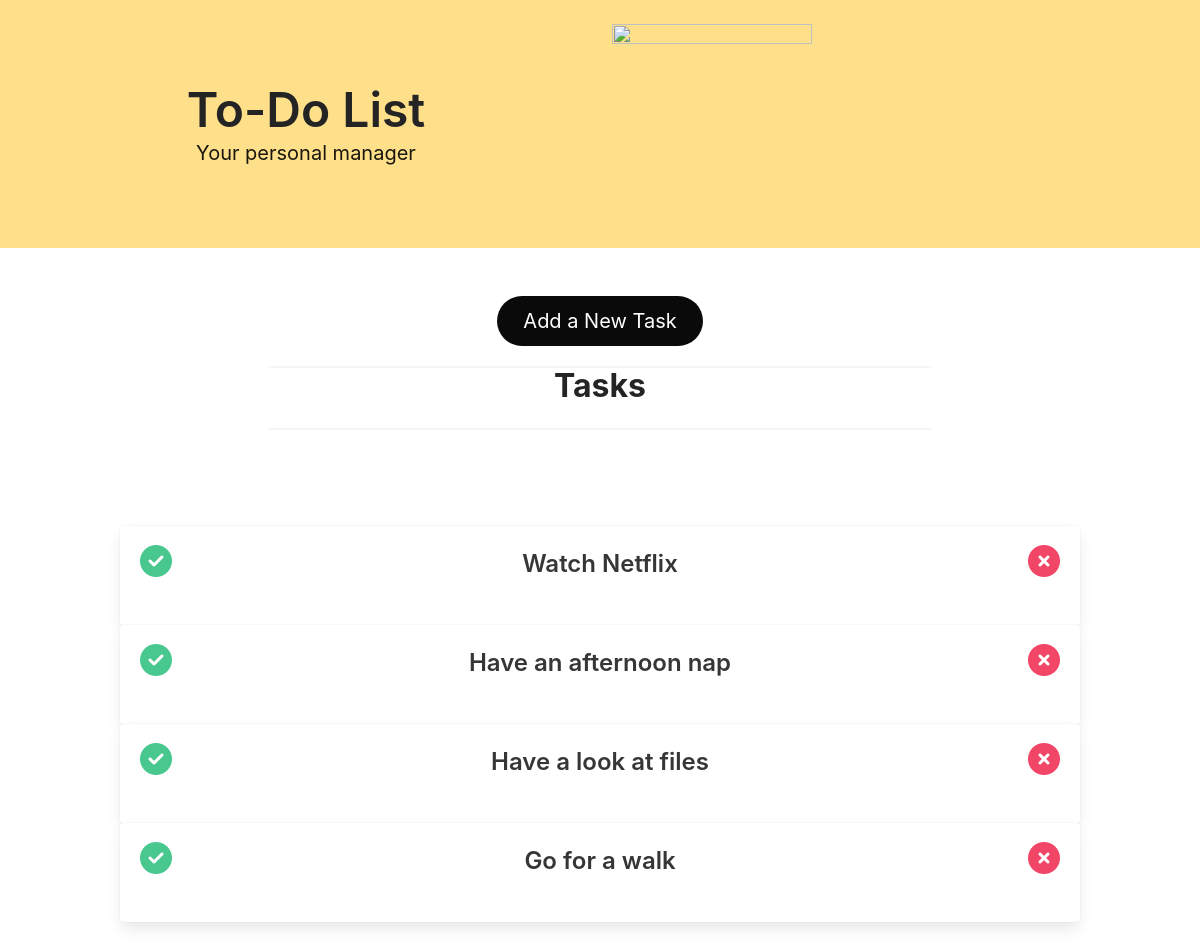
The app's page /, older data.
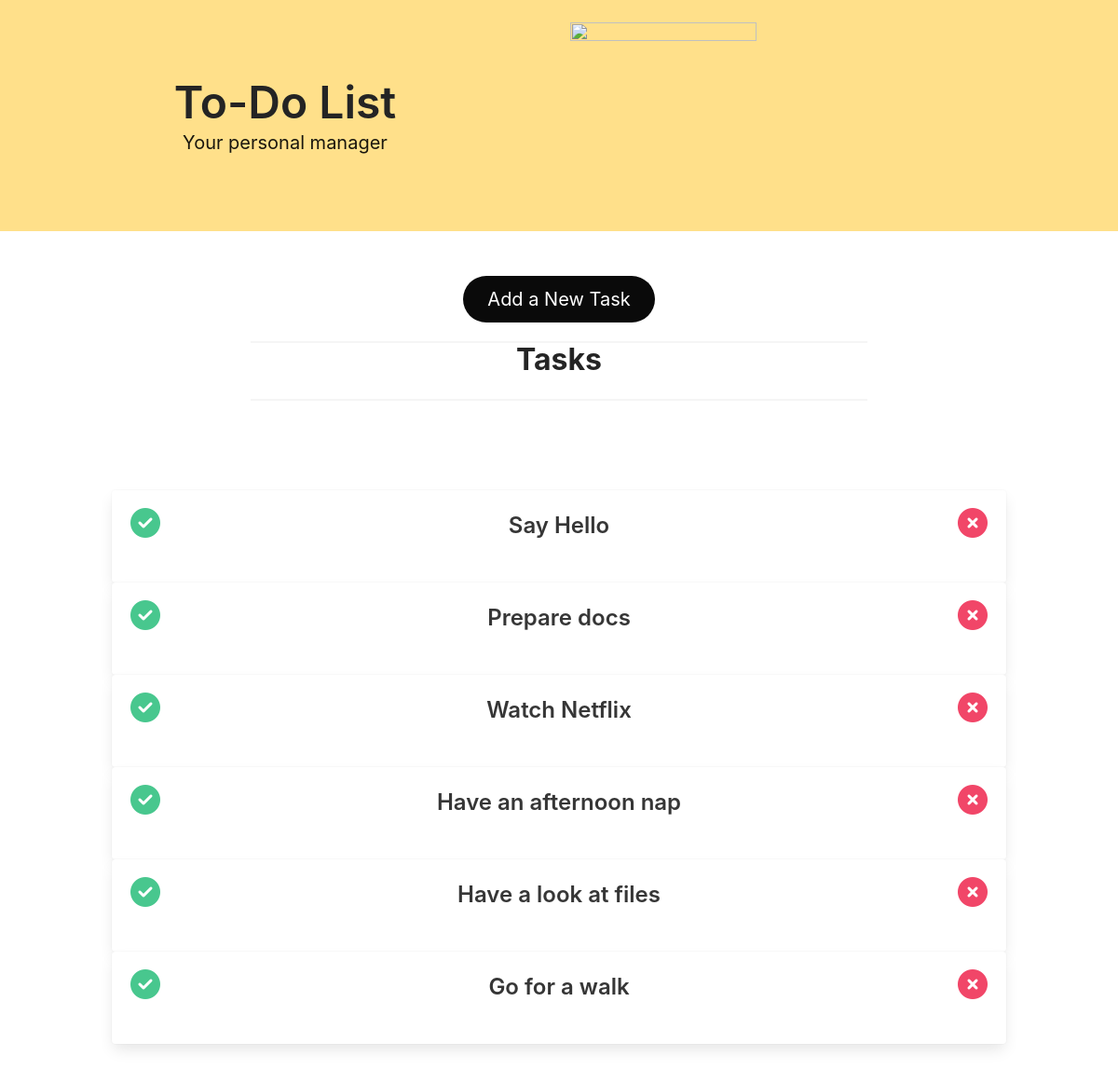
The same page, newer data.
### todo/models.py (models this page shows, shortened)
class Todo(models.Model):
  text = models.TextField()
  date_posted = models.DateTimeField(auto_now_add=True)
  class Meta:
    verbose_name_plural = 'Todos'

### todo/views.py (the view)
# urls.py: path('', views.index, name='home'),
def index(request):
  todos = Todo.objects.order_by("-date_posted")
  context = {'todos': todos}
  return render(request, "todo/index.html",context)

### todo/templates/todo/index.html (shortened to what this page needs)
<!DOCTYPE html>
<html lang="en">
<head>
  <link rel="stylesheet" href="https://cdnjs.cloudflare.com/ajax/libs/bulma/0.7.5/css/bulma.min.css">
</head>
<body>
  <section class="hero is-warning is-small">
    <div class="hero-body columns">
      <div class="column has-text-centered" style="margin: auto !important;">
        <h1 class="title is-size-1 has-text-black-ter">
          To-Do List
        </h1>
        <h2 class="subtitle">
          Your personal manager
        </h2>
      </div>
      <div class="column">
        <img src="http://enlainternet.com/wp-content/uploads/2018/08/5-tareas.png" alt="" height="200" width="200">
      </div>
    </div>
  </section>
  <section class="section" >
    <div class="container" style="margin-bottom: 20px; display: flex; justify-content: center; align-content: center; flex-direction: row;">
      <a class="button is-black is-rounded is-medium" href="{% url 'add' %} ">Add a New Task</a>
    </div>
        <hr width="60%" style="margin: auto;">
      <h1 class="title has-text-black-ter has-text-centered has-text-weight-bold">Tasks</h1>
      <hr width="60%" style="margin: auto;">
</section>
<section class="section">
  <div class="container">
      {% for todo in todos %}
<div class="card">
  <div class="card-content" style="display: flex; flex-direction: row;">
        <span class="icon has-text-success has-text-centered" style="margin-right: auto;">
          <a class="has-text-success" href="#" onclick="this.parentElement.parentElement.style.textDecoration='line-through'">
            <i class="fas fa-check-circle fa-2x"></i>
            </a>
          </span>
<p class="is-size-4 title has-text-centered">{{ todo.text }}</p>
<span class="icon has-text-danger has-text-centered" style="margin-left: auto;">
    <a href="{% url 'delete_todo' todo.id %}" class="has-text-danger">
    <i class="fas fa-times-circle fa-2x"></i></a>
  </span>
</div>
</div>
{% endfor %}
</div>
</section>
 <footer  style="margin-top: -70px;">
  </footer>
</body>
</html>

Row changes from the older to the newer data that the page shows:
added Todo: text "Say Hello"
added Todo: text "Prepare docs"
